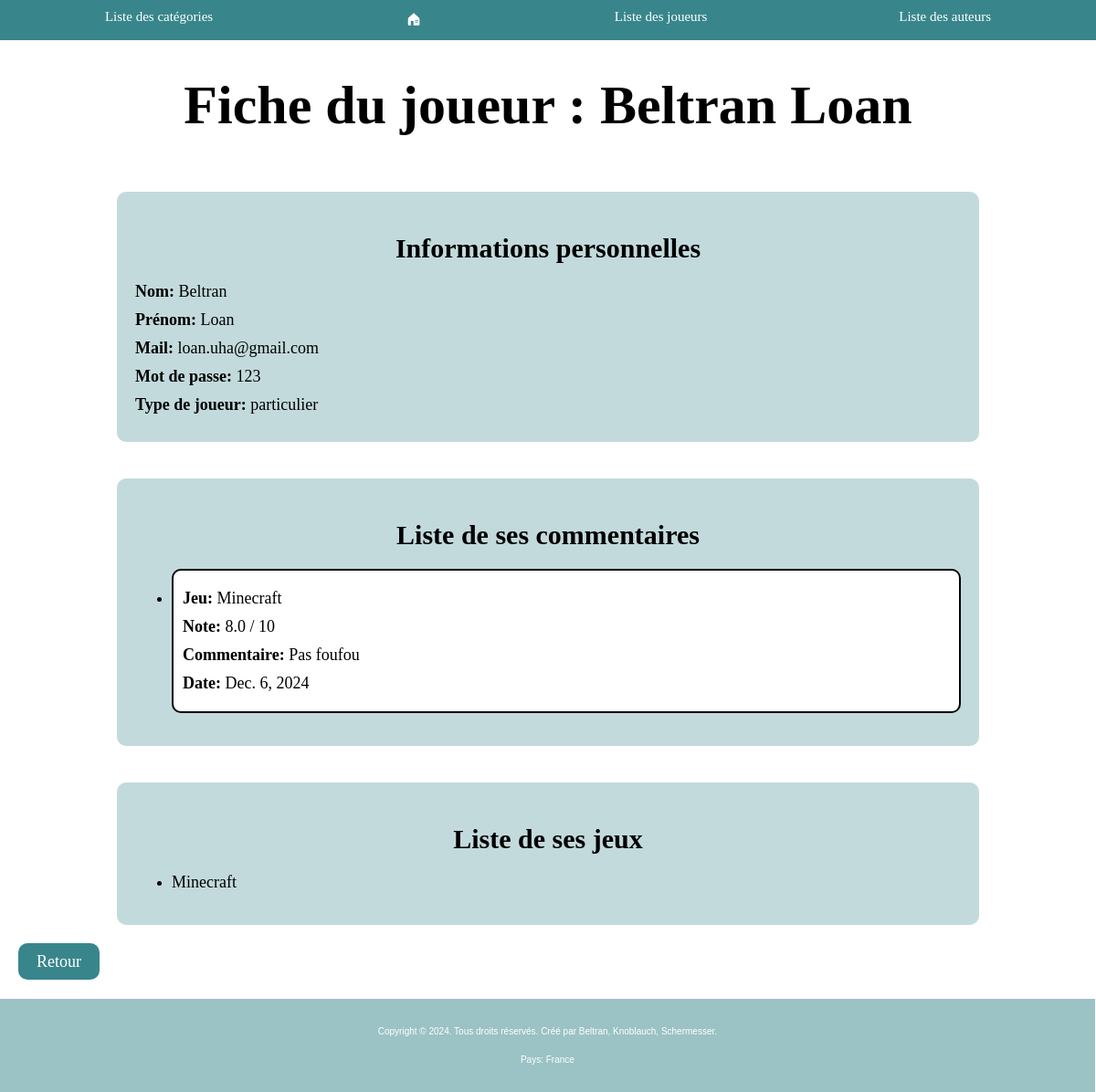
The app's page /affiche_joueurs/1/, older data.
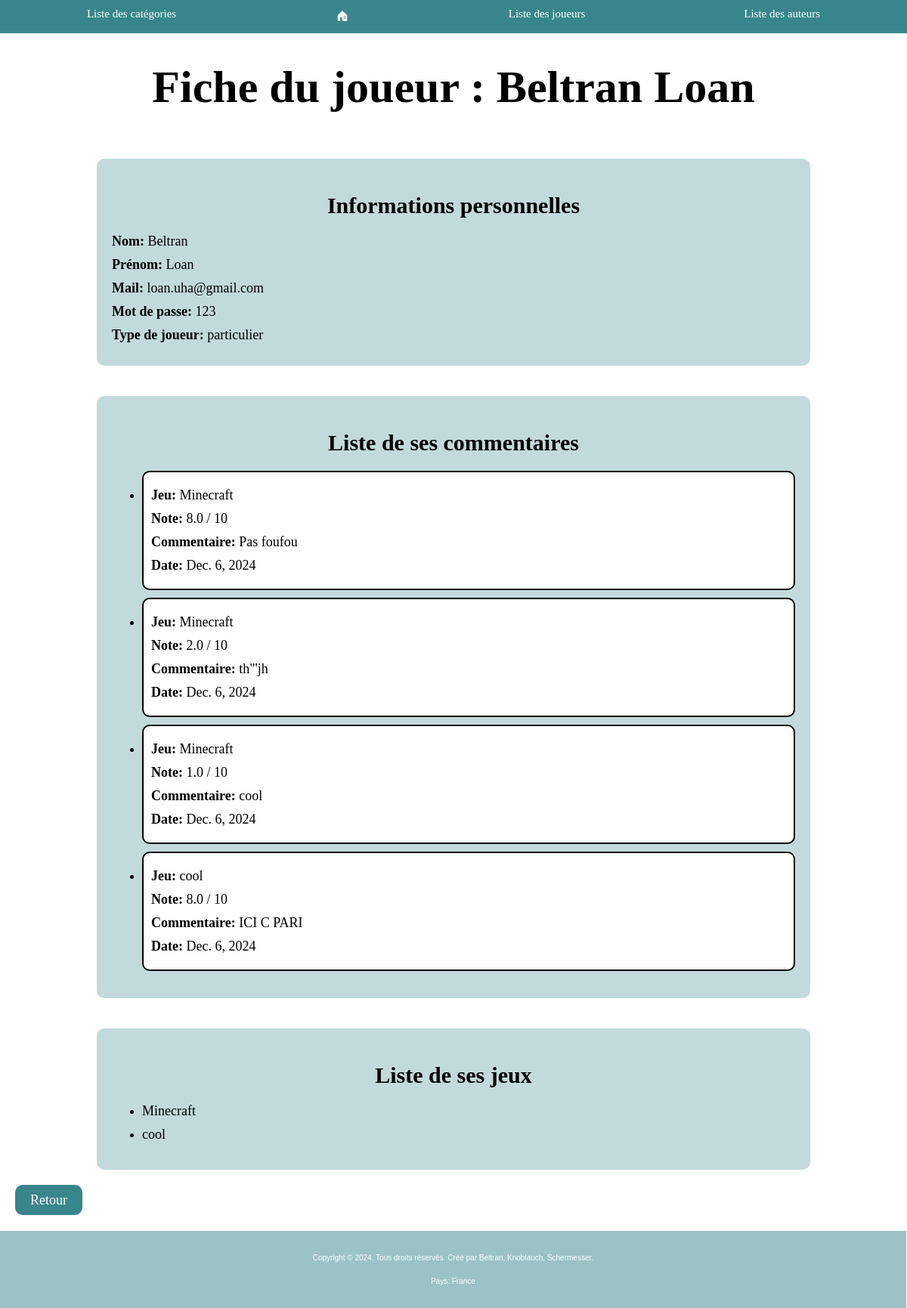
The same page, newer data.
### ludotheque/models.py (models this page shows, shortened)
class Commentaires(models.Model):
    jeux = models.ForeignKey("Jeux", on_delete=models.CASCADE, default=None)
    joueurs = models.ForeignKey("Joueurs", on_delete=models.CASCADE, default=None)
    note = models.FloatField(max_length=3)
    commentaire = models.TextField(blank=True, null=True)
    date = models.DateField(blank=True, null=False)

class Jeux(models.Model):
    titre = models.CharField(max_length=100)
    anneeSortie = models.IntegerField()
    photo = models.ImageField(upload_to='images/', blank=True, null=True)
    editeur = models.CharField(max_length=100)
    auteur = models.ForeignKey("Auteurs", on_delete=models.CASCADE, default=None)
    cat = models.ForeignKey("Categories", on_delete=models.CASCADE, default=None)
    joueurs = models.ManyToManyField(Joueurs, through='ListeJeuxJoueurs')
    def __str__(self):
        chaine = f" {self.titre} "
        return chaine

class ListeJeuxJoueurs(models.Model):
    jeux = models.ForeignKey("Jeux", on_delete=models.CASCADE, null=True)
    joueurs = models.ForeignKey("Joueurs", on_delete=models.CASCADE, null=True)

### ludotheque/views_joueurs.py (the view)
# urls.py: path('affiche_joueurs/<int:id>/', views_joueurs.joueurs_affiche),
def joueurs_affiche(request, id):
    joueur = models.Joueurs.objects.get(pk=id)
    listejeux = list(models.ListeJeuxJoueurs.objects.filter(joueurs_id=id))
    commentaires = models.Commentaires.objects.filter(joueurs=joueur)
    return render(request, "joueurs/affiche.html", {"joueur": joueur, "commentaires": commentaires, 'listejeux': listejeux})

### ludotheque/templates/joueurs/affiche.html (shortened to what this page needs)
<!DOCTYPE html>
<html lang="en">
{% load static %}
<head>
    <link rel="stylesheet" type="text/css" href="{% static 'main.css' %}"/>
</head>
<body>
{% include 'main_nav.html' %}
<div class="containerSecond">
    <h1 class="mainTitle">Fiche du joueur : {{ joueur.nom }} {{ joueur.prenom }}</h1>
    <article class="playerInfo">
        <h2>Informations personnelles</h2>
        <p><strong>Nom:</strong> {{ joueur.nom }}</p>
        <p><strong>Prénom:</strong> {{ joueur.prenom }}</p>
        <p><strong>Mail:</strong> {{ joueur.mail }}</p>
        <p><strong>Mot de passe:</strong> {{ joueur.mdp }}</p>
        <p><strong>Type de joueur:</strong> {{ joueur.type }}</p>
    </article>
    <article class="playerComments">
        <h2>Liste de ses commentaires</h2>
        <ul>
        {% for commentaire in commentaires %}
            <li class="commentItem">
                <p><strong>Jeu:</strong> {{ commentaire.jeux }}</p>
                <p><strong>Note:</strong> {{ commentaire.note }} / 10</p>
                <p><strong>Commentaire:</strong> {{ commentaire.commentaire }}</p>
                <p><strong>Date:</strong> {{ commentaire.date }}</p>
            </li>
        {% empty %}
            <p>Ce joueur n'a pas encore de commentaires.</p>
        {% endfor %}
        </ul>
    </article>
    <article class="playerComments">
        <h2>Liste de ses jeux</h2>
        <ul>
        {% for jeux in listejeux %}
            <li class="gamesItem">
                <p> {{ jeux.jeux.titre }}</p>
            </li>
        {% empty %}
            <p>Ce joueur n'a pas encore de commentaires.</p>
        {% endfor %}
        </ul>
    </article>
</div>
<a class="backButton" href="/index_joueurs">Retour</a>
{% include 'main_footer.html' %}
</body>
</html>

Row changes from the older to the newer data that the page shows:
added Commentaires: jeux "Minecraft", note "2.0", commentaire "th\"'jh", date "Dec. 6, 2024"
added Commentaires: jeux "Minecraft", note "1.0", commentaire "cool", date "Dec. 6, 2024"
added Commentaires: jeux "cool", note "8.0", commentaire "ICI C PARI", date "Dec. 6, 2024"
added ListeJeuxJoueurs: jeux.titre "cool"
